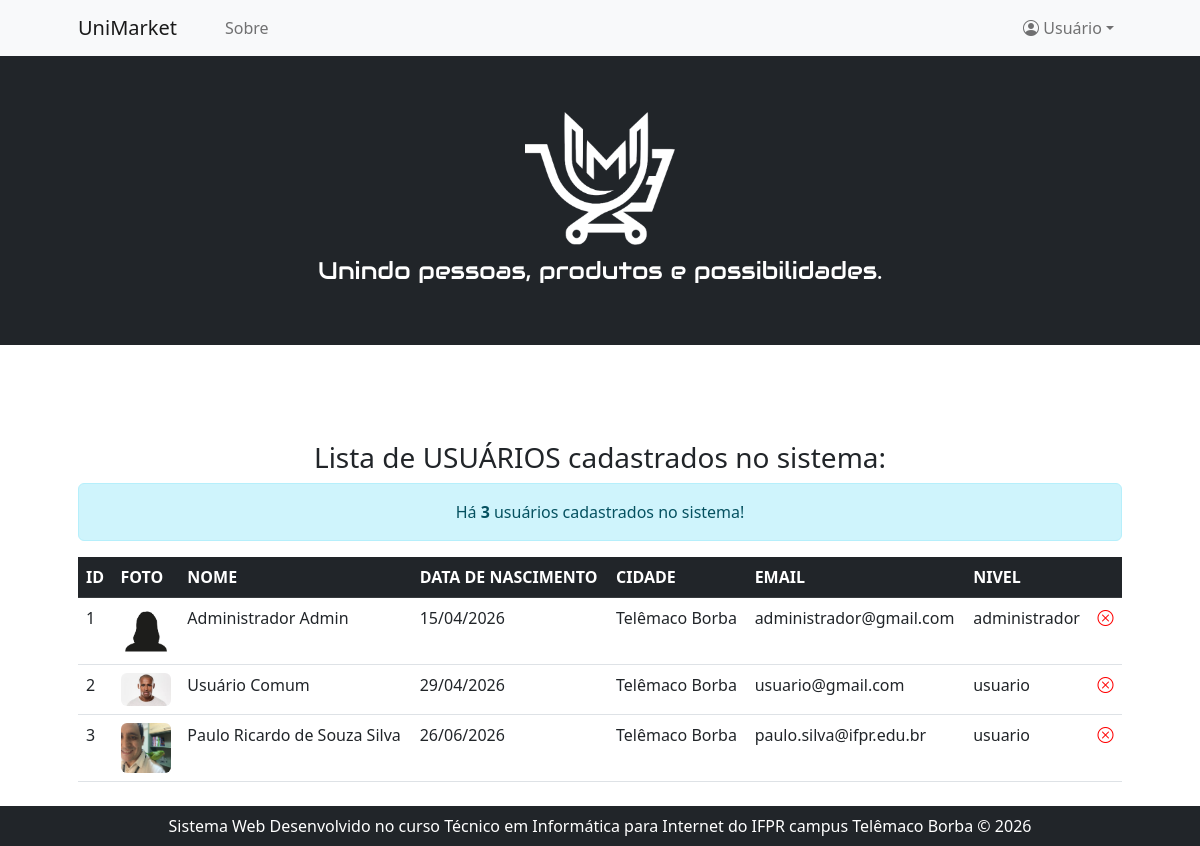
/listarUsuarios.php (signed in), run on the app's committed database.
### tables this page shows
CREATE TABLE `usuarios` (
  `idUsuario` int NOT NULL,
  `fotoUsuario` varchar(100) NOT NULL,
  `nomeUsuario` varchar(50) NOT NULL,
  `dataNascimentoUsuario` date NOT NULL,
  `cidadeUsuario` varchar(30) NOT NULL,
  `emailUsuario` varchar(50) NOT NULL,
  `senhaUsuario` varchar(100) NOT NULL,
  `nivelUsuario` varchar(15) NOT NULL
);

### listarUsuarios.php (the view, shortened to what this page needs)
<?php include "header.php" ?>
<?php
    echo "<h3 class='text-center'>Lista de USUÁRIOS cadastrados no sistema:</h3>";
    $listarUsuarios = "SELECT * FROM Usuarios";
    include "conexaoBD.php";
    $res           = mysqli_query($conn, $listarUsuarios) or die("Erro ao tentar listar Usuários!");
    $totalUsuarios = mysqli_num_rows($res);
    echo "<div class='alert alert-info text-center'>Há <strong>$totalUsuarios</strong> usuários cadastrados no sistema!</div>";
    echo "
        <table class='table'>
            <thead class='table-dark'>
                <tr>
                    <th>ID</th>
                    <th>FOTO</th>
                    <th>NOME</th>
                    <th>DATA DE NASCIMENTO</th>
                    <th>CIDADE</th>
                    <th>EMAIL</th>
                    <th>NIVEL</th>
                    <th></th>
                </tr>
            </thead>
            <tbody>
    ";
    while($usuario = mysqli_fetch_assoc($res)){
        $idUsuario             = $usuario['idUsuario'];
        $fotoUsuario           = $usuario['fotoUsuario'];
        $nomeUsuario           = $usuario['nomeUsuario'];
        $dataNascimentoUsuario = $usuario['dataNascimentoUsuario'];
        $diaNascimentoUsuario  = substr($dataNascimentoUsuario, 8, 2);
        $mesNascimentoUsuario  = substr($dataNascimentoUsuario, 5, 2);
        $anoNascimentoUsuario  = substr($dataNascimentoUsuario, 0, 4);
        $cidadeUsuario         = $usuario['cidadeUsuario'];
        $emailUsuario          = $usuario['emailUsuario'];
        $nivelUsuario          = $usuario['nivelUsuario'];
        echo "
            <tr>
                <td>$idUsuario</td>
                <td><img src='$fotoUsuario' style='width:50px;' class='rounded' title='Foto de $nomeUsuario'></td>
                <td>$nomeUsuario</td>
                <td>$diaNascimentoUsuario/$mesNascimentoUsuario/$anoNascimentoUsuario</td>
                <td>$cidadeUsuario</td>
                <td>$emailUsuario</td>
                <td>$nivelUsuario</td>
                <td><a href='#banirUsuario.php' title='Banir $nomeUsuario'><i class='bi bi-x-circle' style='color:red'></i></a></td>
            </tr>
        ";
    }
    echo "</tbody>";
    echo "</table>";
?>
<?php include "footer.php" ?>

### data on the page
usuarios: idUsuario "1", fotoUsuario (picture), nomeUsuario "Administrador Admin", dataNascimentoUsuario "15", dataNascimentoUsuario "04", dataNascimentoUsuario "2026", cidadeUsuario "Telêmaco Borba", emailUsuario "administrador@gmail.com", nivelUsuario "administrador"
usuarios: idUsuario "2", fotoUsuario (picture), nomeUsuario "Usuário Comum", dataNascimentoUsuario "29", dataNascimentoUsuario "04", dataNascimentoUsuario "2026", cidadeUsuario "Telêmaco Borba", emailUsuario "usuario@gmail.com", nivelUsuario "usuario"
usuarios: idUsuario "3", fotoUsuario (picture), nomeUsuario "Paulo Ricardo de Souza Silva", dataNascimentoUsuario "26", dataNascimentoUsuario "06", dataNascimentoUsuario "2026", cidadeUsuario "Telêmaco Borba", emailUsuario "paulo.silva@ifpr.edu.br", nivelUsuario "usuario"

### other printed values
$primeiroNome "Usuário"
$totalUsuarios "3"
